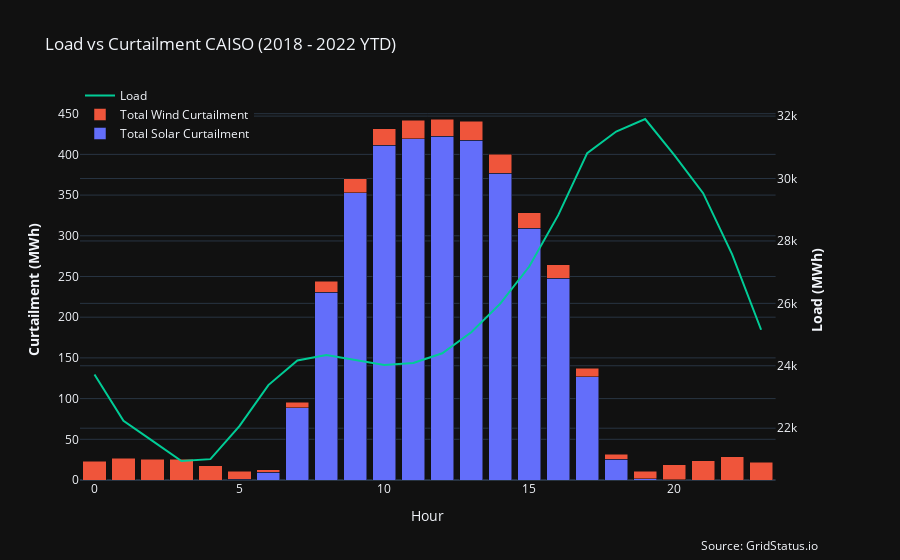

The code cell stored with this chart in its notebook:
### Code cell
data["Hour"] = data.index.hour

hourly_avg = data.groupby("Hour").mean()

fig = make_subplots(specs=[[{"secondary_y": True}]])

# Add traces
fig.add_trace(
    go.Bar(x=hourly_avg.index, y=hourly_avg["Total Solar Curtailment (MWh)"], name="Total Solar Curtailment"),
    secondary_y=False,
)

fig.add_bar(x=hourly_avg.index,
            y=hourly_avg["Total Wind Curtailment (MWh)"], name="Total Wind Curtailment")
fig.update_layout(barmode='stack')


fig.add_trace(
    go.Scatter(x=hourly_avg.index, y=hourly_avg["Load"], name="Load"),
    secondary_y=True,
)

# Add figure title
fig.update_layout(title_text="Load vs Curtailment CAISO (2018 - 2022 YTD)")

# Set x-axis title
fig.update_xaxes(title_text="Hour")

# Set y-axes titles
fig.update_yaxes(title_text="<b>Curtailment (MWh)</b>", secondary_y=False)
fig.update_yaxes(title_text="<b>Load (MWh)</b>", secondary_y=True)
# horizontal legend
fig.update_layout(legend=dict(yanchor="top", y=1.05, xanchor="left", x=0))
save_figure(fig, "load_vs_curtailment")

### Figure 1 — Plotly figure (JSON) as saved in the notebook; plotly's stock layout.template omitted (floating-point values rounded to 4 significant figures)
{"data": [{"name": "Total Solar Curtailment", "type": "bar", "x": [0, 1, 2, 3, 4, 5, 6, 7, 8, 9, 10, 11, 12, 13, 14, 15, 16, 17, 18, 19, 20, 21, 22, 23], "xaxis": "x", "y": [0, 0, 0, 0, 0, 0.8204, 9.233, 88.98, 230.7, 352.9, 411.1, 419.0, 422.2, 417.5, 376.8, 309.0, 247.8, 126.9, 25.63, 1.749, 0.1786, 0, 0, 0], "yaxis": "y"}, {"name": "Total Wind Curtailment", "type": "bar", "x": [0, 1, 2, 3, 4, 5, 6, 7, 8, 9, 10, 11, 12, 13, 14, 15, 16, 17, 18, 19, 20, 21, 22, 23], "y": [23.01, 26.42, 25.29, 25.57, 17.34, 10.11, 3.286, 6.414, 13.68, 17.4, 20.54, 22.99, 21.32, 23.03, 23.29, 19.42, 16.6, 10.29, 6.127, 8.721, 18.78, 23.83, 28.57, 21.96]}, {"name": "Load", "type": "scatter", "x": [0, 1, 2, 3, 4, 5, 6, 7, 8, 9, 10, 11, 12, 13, 14, 15, 16, 17, 18, 19, 20, 21, 22, 23], "xaxis": "x", "y": [23720.0, 22240.0, 21600.0, 20950.0, 21010.0, 22070.0, 23380.0, 24170.0, 24350.0, 24180.0, 24030.0, 24090.0, 24400.0, 25070.0, 25990.0, 27180.0, 28830.0, 30810.0, 31500.0, 31910.0, 30750.0, 29530.0, 27570.0, 25150.0], "yaxis": "y2"}], "layout": {"annotations": [{"showarrow": false, "text": "Source: GridStatus.io", "x": 1, "xref": "paper", "y": -0.2, "yref": "paper"}], "barmode": "stack", "legend": {"x": 0, "xanchor": "left", "y": 1.05, "yanchor": "top"}, "title": {"text": "Load vs Curtailment CAISO (2018 - 2022 YTD)"}, "xaxis": {"anchor": "y", "domain": [0, 0.94], "title": {"text": "Hour"}}, "yaxis": {"anchor": "x", "domain": [0, 1], "title": {"text": "<b>Curtailment (MWh)</b>"}}, "yaxis2": {"anchor": "x", "overlaying": "y", "side": "right", "title": {"text": "<b>Load (MWh)</b>"}}}}
